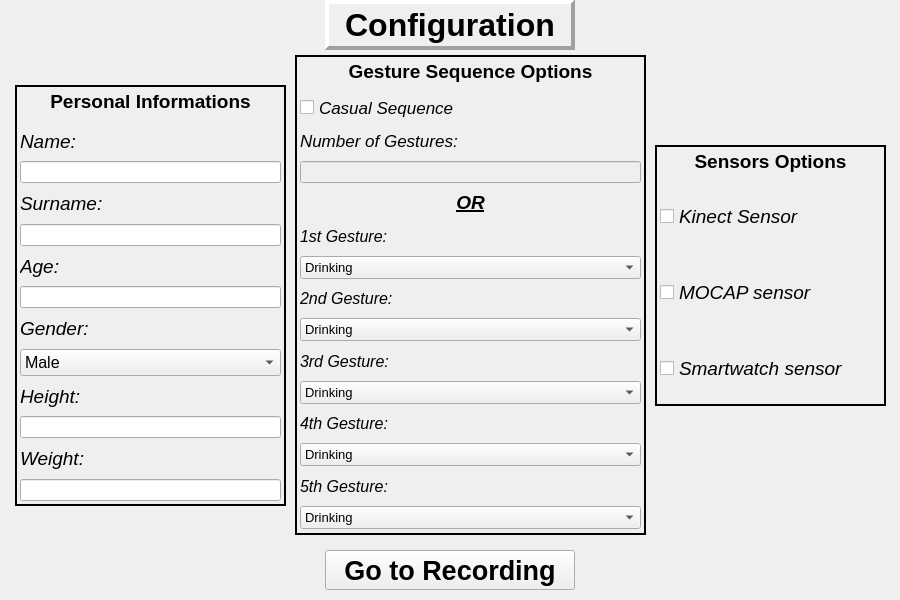
<?xml version="1.0" encoding="UTF-8"?>
<ui version="4.0">
 <class>Configuration_Window</class>
 <widget class="QWidget" name="Configuration_Window">
  <property name="geometry">
   <rect>
    <x>0</x>
    <y>0</y>
    <width>900</width>
    <height>600</height>
   </rect>
  </property>
  <property name="windowTitle">
   <string>Form</string>
  </property>
  <widget class="QLabel" name="Configuration_Title">
   <property name="geometry">
    <rect>
     <x>325</x>
     <y>0</y>
     <width>250</width>
     <height>50</height>
    </rect>
   </property>
   <property name="font">
    <font>
     <pointsize>24</pointsize>
     <weight>75</weight>
     <bold>true</bold>
    </font>
   </property>
   <property name="frameShape">
    <enum>QFrame::Panel</enum>
   </property>
   <property name="frameShadow">
    <enum>QFrame::Raised</enum>
   </property>
   <property name="lineWidth">
    <number>4</number>
   </property>
   <property name="text">
    <string>Configuration</string>
   </property>
   <property name="scaledContents">
    <bool>false</bool>
   </property>
   <property name="alignment">
    <set>Qt::AlignCenter</set>
   </property>
  </widget>
  <widget class="QPushButton" name="Go_To_Recording_Button">
   <property name="geometry">
    <rect>
     <x>325</x>
     <y>550</y>
     <width>250</width>
     <height>40</height>
    </rect>
   </property>
   <property name="font">
    <font>
     <pointsize>20</pointsize>
     <weight>75</weight>
     <bold>true</bold>
    </font>
   </property>
   <property name="text">
    <string>Go to Recording</string>
   </property>
  </widget>
  <widget class="QWidget" name="verticalLayoutWidget_2">
   <property name="geometry">
    <rect>
     <x>300</x>
     <y>60</y>
     <width>341</width>
     <height>469</height>
    </rect>
   </property>
   <layout class="QVBoxLayout" name="Gesture_Sequence_Layout">
    <item>
     <widget class="QLabel" name="Gesture_Sequence_Options_Label">
      <property name="enabled">
       <bool>true</bool>
      </property>
      <property name="sizePolicy">
       <sizepolicy hsizetype="Preferred" vsizetype="Preferred">
        <horstretch>0</horstretch>
        <verstretch>0</verstretch>
       </sizepolicy>
      </property>
      <property name="font">
       <font>
        <pointsize>14</pointsize>
        <weight>75</weight>
        <bold>true</bold>
       </font>
      </property>
      <property name="frameShape">
       <enum>QFrame::NoFrame</enum>
      </property>
      <property name="text">
       <string>Gesture Sequence Options</string>
      </property>
      <property name="alignment">
       <set>Qt::AlignHCenter|Qt::AlignTop</set>
      </property>
     </widget>
    </item>
    <item>
     <widget class="QCheckBox" name="Casual_Sequence_Check">
      <property name="sizePolicy">
       <sizepolicy hsizetype="Minimum" vsizetype="Preferred">
        <horstretch>0</horstretch>
        <verstretch>0</verstretch>
       </sizepolicy>
      </property>
      <property name="font">
       <font>
        <pointsize>13</pointsize>
        <italic>true</italic>
       </font>
      </property>
      <property name="text">
       <string>Casual Sequence</string>
      </property>
     </widget>
    </item>
    <item>
     <widget class="QLabel" name="Gestures_Number_Label">
      <property name="font">
       <font>
        <pointsize>13</pointsize>
        <italic>true</italic>
       </font>
      </property>
      <property name="text">
       <string>Number of Gestures:</string>
      </property>
     </widget>
    </item>
    <item>
     <widget class="QLineEdit" name="Gestures_Number_Edit">
      <property name="enabled">
       <bool>false</bool>
      </property>
     </widget>
    </item>
    <item>
     <widget class="QLabel" name="Or_Label">
      <property name="font">
       <font>
        <pointsize>14</pointsize>
        <weight>75</weight>
        <italic>true</italic>
        <bold>true</bold>
        <underline>true</underline>
       </font>
      </property>
      <property name="text">
       <string>OR</string>
      </property>
      <property name="alignment">
       <set>Qt::AlignCenter</set>
      </property>
     </widget>
    </item>
    <item>
     <widget class="QLabel" name="First_Gesture_Label">
      <property name="font">
       <font>
        <pointsize>12</pointsize>
        <italic>true</italic>
       </font>
      </property>
      <property name="text">
       <string>1st Gesture:</string>
      </property>
     </widget>
    </item>
    <item>
     <widget class="QComboBox" name="First_Gesture_Selection">
      <property name="font">
       <font>
        <pointsize>10</pointsize>
       </font>
      </property>
      <item>
       <property name="text">
        <string>Drinking</string>
       </property>
      </item>
      <item>
       <property name="text">
        <string>Pouring</string>
       </property>
      </item>
      <item>
       <property name="text">
        <string>Sitting Down</string>
       </property>
      </item>
      <item>
       <property name="text">
        <string>Standing Up</string>
       </property>
      </item>
      <item>
       <property name="text">
        <string>Walking</string>
       </property>
      </item>
     </widget>
    </item>
    <item>
     <widget class="QLabel" name="Second_Gesture_Label">
      <property name="font">
       <font>
        <pointsize>12</pointsize>
        <italic>true</italic>
       </font>
      </property>
      <property name="text">
       <string>2nd Gesture:</string>
      </property>
     </widget>
    </item>
    <item>
     <widget class="QComboBox" name="Second_Gesture_Selection">
      <property name="font">
       <font>
        <pointsize>10</pointsize>
       </font>
      </property>
      <item>
       <property name="text">
        <string>Drinking</string>
       </property>
      </item>
      <item>
       <property name="text">
        <string>Pouring</string>
       </property>
      </item>
      <item>
       <property name="text">
        <string>Sitting Down</string>
       </property>
      </item>
      <item>
       <property name="text">
        <string>Standing Up</string>
       </property>
      </item>
      <item>
       <property name="text">
        <string>Walking</string>
       </property>
      </item>
     </widget>
    </item>
    <item>
     <widget class="QLabel" name="Third_Gesture_Label">
      <property name="font">
       <font>
        <pointsize>12</pointsize>
        <italic>true</italic>
       </font>
      </property>
      <property name="text">
       <string>3rd Gesture:</string>
      </property>
     </widget>
    </item>
    <item>
     <widget class="QComboBox" name="Third_Gesture_Selection">
      <property name="font">
       <font>
        <pointsize>10</pointsize>
       </font>
      </property>
      <item>
       <property name="text">
        <string>Drinking</string>
       </property>
      </item>
      <item>
       <property name="text">
        <string>Pouring</string>
       </property>
      </item>
      <item>
       <property name="text">
        <string>Sitting Down</string>
       </property>
      </item>
      <item>
       <property name="text">
        <string>Standing Up</string>
       </property>
      </item>
      <item>
       <property name="text">
        <string>Walking</string>
       </property>
      </item>
     </widget>
    </item>
    <item>
     <widget class="QLabel" name="Fourth_Gesture_Label">
      <property name="font">
       <font>
        <pointsize>12</pointsize>
        <italic>true</italic>
       </font>
      </property>
      <property name="text">
       <string>4th Gesture:</string>
      </property>
     </widget>
    </item>
    <item>
     <widget class="QComboBox" name="Fourth_Gesture_Selection">
      <property name="font">
       <font>
        <pointsize>10</pointsize>
       </font>
      </property>
      <item>
       <property name="text">
        <string>Drinking</string>
       </property>
      </item>
      <item>
       <property name="text">
        <string>Pouring</string>
       </property>
      </item>
      <item>
       <property name="text">
        <string>Sitting Down</string>
       </property>
      </item>
      <item>
       <property name="text">
        <string>Standing Up</string>
       </property>
      </item>
      <item>
       <property name="text">
        <string>Walking</string>
       </property>
      </item>
     </widget>
    </item>
    <item>
     <widget class="QLabel" name="Fifth_Gesture_Label">
      <property name="font">
       <font>
        <pointsize>12</pointsize>
        <italic>true</italic>
       </font>
      </property>
      <property name="text">
       <string>5th Gesture:</string>
      </property>
     </widget>
    </item>
    <item>
     <widget class="QComboBox" name="Fifth_Gesture_Selection">
      <property name="font">
       <font>
        <pointsize>10</pointsize>
       </font>
      </property>
      <item>
       <property name="text">
        <string>Drinking</string>
       </property>
      </item>
      <item>
       <property name="text">
        <string>Pouring</string>
       </property>
      </item>
      <item>
       <property name="text">
        <string>Sitting Down</string>
       </property>
      </item>
      <item>
       <property name="text">
        <string>Standing Up</string>
       </property>
      </item>
      <item>
       <property name="text">
        <string>Walking</string>
       </property>
      </item>
     </widget>
    </item>
   </layout>
  </widget>
  <widget class="QWidget" name="verticalLayoutWidget">
   <property name="geometry">
    <rect>
     <x>20</x>
     <y>90</y>
     <width>261</width>
     <height>411</height>
    </rect>
   </property>
   <layout class="QVBoxLayout" name="Personal_Info_Layout" stretch="0,0,0,0,0,0,0,0,0,0,0,0,0">
    <property name="spacing">
     <number>5</number>
    </property>
    <item>
     <widget class="QLabel" name="Personal_Info_Label">
      <property name="enabled">
       <bool>true</bool>
      </property>
      <property name="font">
       <font>
        <pointsize>14</pointsize>
        <weight>75</weight>
        <bold>true</bold>
       </font>
      </property>
      <property name="frameShape">
       <enum>QFrame::NoFrame</enum>
      </property>
      <property name="text">
       <string>Personal Informations</string>
      </property>
      <property name="alignment">
       <set>Qt::AlignHCenter|Qt::AlignTop</set>
      </property>
     </widget>
    </item>
    <item>
     <widget class="QLabel" name="Name_Label">
      <property name="font">
       <font>
        <pointsize>14</pointsize>
        <italic>true</italic>
       </font>
      </property>
      <property name="text">
       <string>Name:</string>
      </property>
     </widget>
    </item>
    <item>
     <widget class="QLineEdit" name="Name_Edit"/>
    </item>
    <item>
     <widget class="QLabel" name="Surname_Label">
      <property name="font">
       <font>
        <pointsize>14</pointsize>
        <italic>true</italic>
       </font>
      </property>
      <property name="text">
       <string>Surname:</string>
      </property>
     </widget>
    </item>
    <item>
     <widget class="QLineEdit" name="Surname_Edit"/>
    </item>
    <item>
     <widget class="QLabel" name="Age_Label">
      <property name="font">
       <font>
        <pointsize>14</pointsize>
        <italic>true</italic>
       </font>
      </property>
      <property name="text">
       <string>Age:</string>
      </property>
     </widget>
    </item>
    <item>
     <widget class="QLineEdit" name="Age_Edit"/>
    </item>
    <item>
     <widget class="QLabel" name="Gender_Label">
      <property name="font">
       <font>
        <pointsize>14</pointsize>
        <italic>true</italic>
       </font>
      </property>
      <property name="text">
       <string>Gender:</string>
      </property>
     </widget>
    </item>
    <item>
     <widget class="QComboBox" name="Gender_Selection">
      <property name="font">
       <font>
        <pointsize>12</pointsize>
       </font>
      </property>
      <property name="editable">
       <bool>false</bool>
      </property>
      <item>
       <property name="text">
        <string>Male</string>
       </property>
      </item>
      <item>
       <property name="text">
        <string>Female</string>
       </property>
      </item>
      <item>
       <property name="text">
        <string>Other</string>
       </property>
      </item>
     </widget>
    </item>
    <item>
     <widget class="QLabel" name="Height_Label">
      <property name="font">
       <font>
        <pointsize>14</pointsize>
        <italic>true</italic>
       </font>
      </property>
      <property name="text">
       <string>Height:</string>
      </property>
     </widget>
    </item>
    <item>
     <widget class="QLineEdit" name="Height_Edit"/>
    </item>
    <item>
     <widget class="QLabel" name="Weight_Label">
      <property name="font">
       <font>
        <pointsize>14</pointsize>
        <italic>true</italic>
       </font>
      </property>
      <property name="text">
       <string>Weight:</string>
      </property>
     </widget>
    </item>
    <item>
     <widget class="QLineEdit" name="Weight_Edit"/>
    </item>
   </layout>
   <zorder>Name_Label</zorder>
   <zorder>Surname_Label</zorder>
   <zorder>Age_Label</zorder>
   <zorder>Gender_Label</zorder>
   <zorder>Height_Label</zorder>
   <zorder>Weight_Label</zorder>
   <zorder>Personal_Info_Label</zorder>
   <zorder>Age_Edit</zorder>
   <zorder>Gender_Selection</zorder>
   <zorder>Height_Edit</zorder>
   <zorder>Name_Edit</zorder>
   <zorder>Surname_Edit</zorder>
   <zorder>Weight_Edit</zorder>
  </widget>
  <widget class="QWidget" name="verticalLayoutWidget_3">
   <property name="geometry">
    <rect>
     <x>660</x>
     <y>150</y>
     <width>221</width>
     <height>251</height>
    </rect>
   </property>
   <layout class="QVBoxLayout" name="Sensor_Options_Layout" stretch="0,0,0,0">
    <property name="spacing">
     <number>10</number>
    </property>
    <item>
     <widget class="QLabel" name="Sensors_Options_Label">
      <property name="enabled">
       <bool>true</bool>
      </property>
      <property name="font">
       <font>
        <pointsize>14</pointsize>
        <weight>75</weight>
        <bold>true</bold>
       </font>
      </property>
      <property name="frameShape">
       <enum>QFrame::NoFrame</enum>
      </property>
      <property name="text">
       <string>Sensors Options</string>
      </property>
      <property name="alignment">
       <set>Qt::AlignHCenter|Qt::AlignTop</set>
      </property>
     </widget>
    </item>
    <item>
     <widget class="QCheckBox" name="Kinect_Sensor_Check">
      <property name="sizePolicy">
       <sizepolicy hsizetype="Minimum" vsizetype="Expanding">
        <horstretch>0</horstretch>
        <verstretch>0</verstretch>
       </sizepolicy>
      </property>
      <property name="font">
       <font>
        <pointsize>14</pointsize>
        <italic>true</italic>
       </font>
      </property>
      <property name="text">
       <string>Kinect Sensor</string>
      </property>
     </widget>
    </item>
    <item>
     <widget class="QCheckBox" name="MOCAP_Sensor_Check">
      <property name="sizePolicy">
       <sizepolicy hsizetype="Minimum" vsizetype="Expanding">
        <horstretch>0</horstretch>
        <verstretch>0</verstretch>
       </sizepolicy>
      </property>
      <property name="font">
       <font>
        <pointsize>14</pointsize>
        <italic>true</italic>
       </font>
      </property>
      <property name="text">
       <string>MOCAP sensor</string>
      </property>
     </widget>
    </item>
    <item>
     <widget class="QCheckBox" name="Smartwatch_Sensor_Check">
      <property name="sizePolicy">
       <sizepolicy hsizetype="Minimum" vsizetype="Expanding">
        <horstretch>0</horstretch>
        <verstretch>0</verstretch>
       </sizepolicy>
      </property>
      <property name="font">
       <font>
        <pointsize>14</pointsize>
        <italic>true</italic>
       </font>
      </property>
      <property name="text">
       <string>Smartwatch sensor</string>
      </property>
     </widget>
    </item>
   </layout>
  </widget>
  <widget class="QFrame" name="Personal_Info_Frame">
   <property name="geometry">
    <rect>
     <x>15</x>
     <y>85</y>
     <width>271</width>
     <height>421</height>
    </rect>
   </property>
   <property name="frameShape">
    <enum>QFrame::Box</enum>
   </property>
   <property name="frameShadow">
    <enum>QFrame::Plain</enum>
   </property>
   <property name="lineWidth">
    <number>2</number>
   </property>
  </widget>
  <widget class="QFrame" name="Gesture_Sequence_Frame">
   <property name="geometry">
    <rect>
     <x>295</x>
     <y>55</y>
     <width>351</width>
     <height>480</height>
    </rect>
   </property>
   <property name="frameShape">
    <enum>QFrame::Box</enum>
   </property>
   <property name="frameShadow">
    <enum>QFrame::Plain</enum>
   </property>
   <property name="lineWidth">
    <number>2</number>
   </property>
  </widget>
  <widget class="QFrame" name="Sensors_Options_Frame">
   <property name="geometry">
    <rect>
     <x>655</x>
     <y>145</y>
     <width>231</width>
     <height>261</height>
    </rect>
   </property>
   <property name="frameShape">
    <enum>QFrame::Box</enum>
   </property>
   <property name="frameShadow">
    <enum>QFrame::Plain</enum>
   </property>
   <property name="lineWidth">
    <number>2</number>
   </property>
  </widget>
  <zorder>Sensors_Options_Frame</zorder>
  <zorder>Personal_Info_Frame</zorder>
  <zorder>Gesture_Sequence_Frame</zorder>
  <zorder>Configuration_Title</zorder>
  <zorder>Go_To_Recording_Button</zorder>
  <zorder>verticalLayoutWidget_2</zorder>
  <zorder>verticalLayoutWidget</zorder>
  <zorder>verticalLayoutWidget_3</zorder>
 </widget>
 <resources/>
 <connections/>
</ui>
